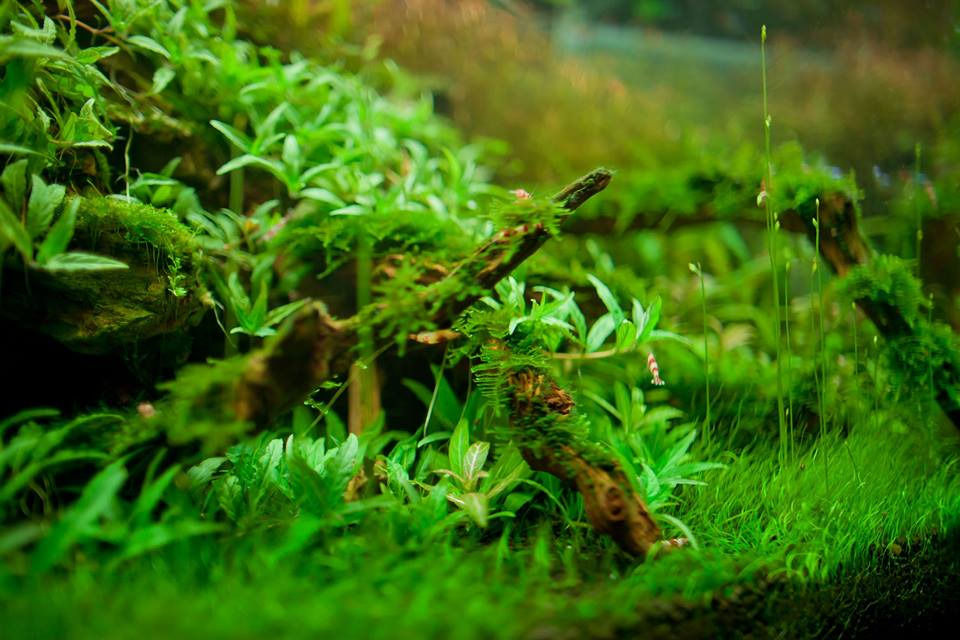
#> input picture thi_giac_may_tinh/buoi2/thuysinh.jpg, 960 x 640 px
$ python polylines.py
#> lines starting #> are read from the running program, lines starting #| are printed output that depends on the picture; after the words box and inside, x2 and y2 are one past the last pixel; in counts of white or black regions, pixels touching at a corner belong together
import cv2
import numpy as np

image = cv2.imread('thuysinh.jpg')
#> image is the input picture: shape (640, 960, 3); mean B, G, R 17.4, 106.3, 60.6
window_name = 'Image'

#pts = np.array([[25, 200], [400, 200],
#		[360, 250], [300, 10],
#		[200, 250], [110, 100]], np.int32)
pts = np.array([[25, 200], [150, 200],
		[360, 250], [300, 10],
		[200, 250], [110, 100]], np.int32)

pts = pts.reshape((-1, 1, 2))
isClosed = True
color = (255, 0, 0)
thickness = 2

image = cv2.polylines(image, [pts], isClosed, color, thickness)
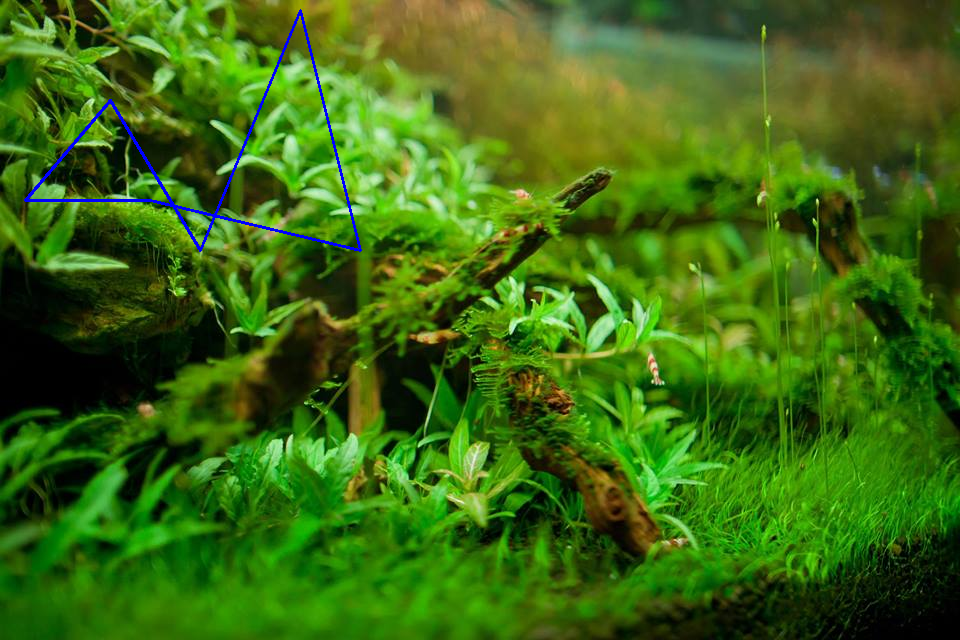
#> image: shape (640, 960, 3); 0.54% of pixels changed, all inside (x1, y1, x2, y2) = (24, 9, 362, 252)

while(1):

	cv2.imshow('image', image)
	if cv2.waitKey(20) & 0xFF == 27:
#> (key Esc is pressed here)
		break

cv2.destroyAllWindows()
